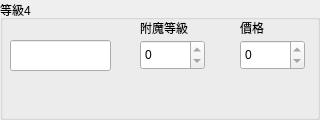
       <widget class="QGroupBox" name="ItemsLV4">
        <property name="sizePolicy">
         <sizepolicy hsizetype="Fixed" vsizetype="Fixed">
          <horstretch>0</horstretch>
          <verstretch>0</verstretch>
         </sizepolicy>
        </property>
        <property name="minimumSize">
         <size>
          <width>320</width>
          <height>120</height>
         </size>
        </property>
        <property name="maximumSize">
         <size>
          <width>320</width>
          <height>120</height>
         </size>
        </property>
        <property name="title">
         <string>等級4</string>
        </property>
        <widget class="QSpinBox" name="enchantmentLevelLV4">
         <property name="geometry">
          <rect>
           <x>140</x>
           <y>40</y>
           <width>65</width>
           <height>30</height>
          </rect>
         </property>
         <property name="minimumSize">
          <size>
           <width>65</width>
           <height>30</height>
          </size>
         </property>
         <property name="maximumSize">
          <size>
           <width>65</width>
           <height>30</height>
          </size>
         </property>
         <property name="cursor">
          <cursorShape>PointingHandCursor</cursorShape>
         </property>
         <property name="wrapping">
          <bool>false</bool>
         </property>
         <property name="buttonSymbols">
          <enum>QAbstractSpinBox::ButtonSymbols::UpDownArrows</enum>
         </property>
         <property name="accelerated">
          <bool>false</bool>
         </property>
         <property name="minimum">
          <number>0</number>
         </property>
         <property name="maximum">
          <number>0</number>
         </property>
         <property name="value">
          <number>0</number>
         </property>
        </widget>
        <widget class="QLabel" name="label_7">
         <property name="geometry">
          <rect>
           <x>140</x>
           <y>20</y>
           <width>53</width>
           <height>15</height>
          </rect>
         </property>
         <property name="text">
          <string>附魔等級</string>
         </property>
        </widget>
        <widget class="QSpinBox" name="enchantedBookPriceLV4">
         <property name="geometry">
          <rect>
           <x>240</x>
           <y>40</y>
           <width>65</width>
           <height>30</height>
          </rect>
         </property>
         <property name="minimumSize">
          <size>
           <width>65</width>
           <height>30</height>
          </size>
         </property>
         <property name="maximumSize">
          <size>
           <width>65</width>
           <height>30</height>
          </size>
         </property>
         <property name="minimum">
          <number>0</number>
         </property>
         <property name="maximum">
          <number>0</number>
         </property>
         <property name="value">
          <number>0</number>
         </property>
        </widget>
        <widget class="QLabel" name="label_8">
         <property name="geometry">
          <rect>
           <x>240</x>
           <y>20</y>
           <width>53</width>
           <height>15</height>
          </rect>
         </property>
         <property name="text">
          <string>價格</string>
         </property>
        </widget>
        <widget class="QLineEdit" name="enchantmentNameLV4">
         <property name="geometry">
          <rect>
           <x>10</x>
           <y>40</y>
           <width>101</width>
           <height>31</height>
          </rect>
         </property>
         <property name="cursor">
          <cursorShape>ArrowCursor</cursorShape>
         </property>
         <property name="readOnly">
          <bool>true</bool>
         </property>
        </widget>
       </widget>
